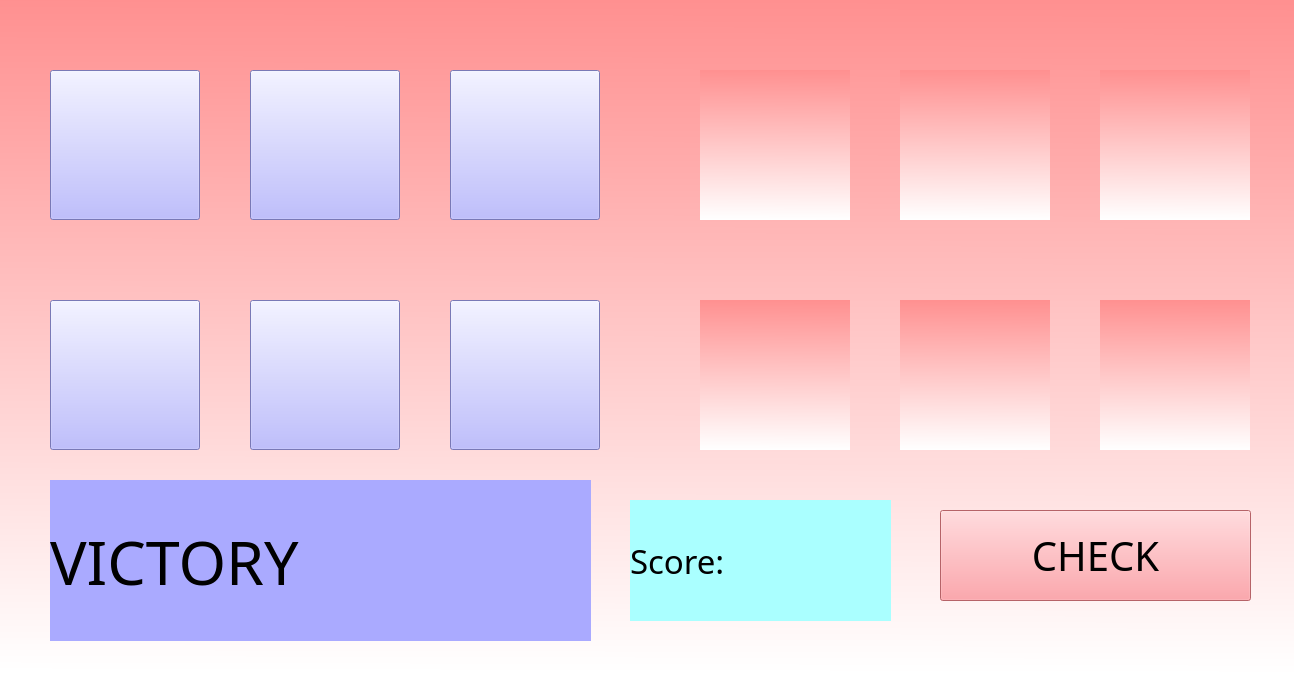
<?xml version="1.0" encoding="UTF-8"?>
<ui version="4.0">
 <class>PairGame</class>
 <widget class="QMainWindow" name="PairGame">
  <property name="geometry">
   <rect>
    <x>0</x>
    <y>0</y>
    <width>1294</width>
    <height>673</height>
   </rect>
  </property>
  <property name="cursor">
   <cursorShape>ArrowCursor</cursorShape>
  </property>
  <property name="contextMenuPolicy">
   <enum>Qt::NoContextMenu</enum>
  </property>
  <property name="windowTitle">
   <string>MainWindow</string>
  </property>
  <property name="styleSheet">
   <string notr="true">background:qlineargradient(spread:pad, x1:0.505, y1:0, x2:0.5, y2:1, stop:0 rgba(255, 144, 144, 255), stop:1 rgba(255, 255, 255, 255))</string>
  </property>
  <widget class="QWidget" name="centralwidget">
   <widget class="QPushButton" name="BTN1">
    <property name="geometry">
     <rect>
      <x>50</x>
      <y>70</y>
      <width>150</width>
      <height>150</height>
     </rect>
    </property>
    <property name="cursor">
     <cursorShape>PointingHandCursor</cursorShape>
    </property>
    <property name="contextMenuPolicy">
     <enum>Qt::NoContextMenu</enum>
    </property>
    <property name="styleSheet">
     <string notr="true">background:rgb(170, 170, 255)</string>
    </property>
    <property name="text">
     <string/>
    </property>
   </widget>
   <widget class="QPushButton" name="BTN2">
    <property name="geometry">
     <rect>
      <x>250</x>
      <y>70</y>
      <width>150</width>
      <height>150</height>
     </rect>
    </property>
    <property name="cursor">
     <cursorShape>PointingHandCursor</cursorShape>
    </property>
    <property name="styleSheet">
     <string notr="true">background:rgb(170, 170, 255)</string>
    </property>
    <property name="text">
     <string/>
    </property>
   </widget>
   <widget class="QPushButton" name="BTN4">
    <property name="geometry">
     <rect>
      <x>50</x>
      <y>300</y>
      <width>150</width>
      <height>150</height>
     </rect>
    </property>
    <property name="cursor">
     <cursorShape>PointingHandCursor</cursorShape>
    </property>
    <property name="styleSheet">
     <string notr="true">background:rgb(170, 170, 255)</string>
    </property>
    <property name="text">
     <string/>
    </property>
   </widget>
   <widget class="QPushButton" name="BTN5">
    <property name="geometry">
     <rect>
      <x>250</x>
      <y>300</y>
      <width>150</width>
      <height>150</height>
     </rect>
    </property>
    <property name="cursor">
     <cursorShape>PointingHandCursor</cursorShape>
    </property>
    <property name="styleSheet">
     <string notr="true">background:rgb(170, 170, 255)</string>
    </property>
    <property name="text">
     <string/>
    </property>
   </widget>
   <widget class="QPushButton" name="BTN3">
    <property name="geometry">
     <rect>
      <x>450</x>
      <y>70</y>
      <width>150</width>
      <height>150</height>
     </rect>
    </property>
    <property name="cursor">
     <cursorShape>PointingHandCursor</cursorShape>
    </property>
    <property name="styleSheet">
     <string notr="true">background:rgb(170, 170, 255)</string>
    </property>
    <property name="text">
     <string/>
    </property>
   </widget>
   <widget class="QPushButton" name="BTN6">
    <property name="geometry">
     <rect>
      <x>450</x>
      <y>300</y>
      <width>150</width>
      <height>150</height>
     </rect>
    </property>
    <property name="cursor">
     <cursorShape>PointingHandCursor</cursorShape>
    </property>
    <property name="styleSheet">
     <string notr="true">background:rgb(170, 170, 255)</string>
    </property>
    <property name="text">
     <string/>
    </property>
   </widget>
   <widget class="QPushButton" name="start_again">
    <property name="geometry">
     <rect>
      <x>940</x>
      <y>510</y>
      <width>311</width>
      <height>91</height>
     </rect>
    </property>
    <property name="font">
     <font>
      <family>Wide Latin</family>
      <pointsize>30</pointsize>
      <weight>50</weight>
      <italic>false</italic>
      <bold>false</bold>
     </font>
    </property>
    <property name="cursor">
     <cursorShape>PointingHandCursor</cursorShape>
    </property>
    <property name="styleSheet">
     <string notr="true">font: 30pt &quot;Wide Latin&quot;;
background:rgb(255, 139, 145)</string>
    </property>
    <property name="text">
     <string>CHECK</string>
    </property>
   </widget>
   <widget class="QLabel" name="cat1_1">
    <property name="geometry">
     <rect>
      <x>700</x>
      <y>70</y>
      <width>150</width>
      <height>150</height>
     </rect>
    </property>
    <property name="text">
     <string/>
    </property>
    <property name="pixmap">
     <pixmap>cat1.jpg</pixmap>
    </property>
    <property name="scaledContents">
     <bool>true</bool>
    </property>
   </widget>
   <widget class="QLabel" name="cat3_5">
    <property name="geometry">
     <rect>
      <x>900</x>
      <y>300</y>
      <width>150</width>
      <height>150</height>
     </rect>
    </property>
    <property name="text">
     <string/>
    </property>
    <property name="pixmap">
     <pixmap>cat3.jpg</pixmap>
    </property>
    <property name="scaledContents">
     <bool>true</bool>
    </property>
   </widget>
   <widget class="QLabel" name="cat2_4">
    <property name="geometry">
     <rect>
      <x>700</x>
      <y>300</y>
      <width>150</width>
      <height>150</height>
     </rect>
    </property>
    <property name="text">
     <string/>
    </property>
    <property name="pixmap">
     <pixmap>cat2.jpg</pixmap>
    </property>
    <property name="scaledContents">
     <bool>true</bool>
    </property>
   </widget>
   <widget class="QLabel" name="cat1_6">
    <property name="geometry">
     <rect>
      <x>1100</x>
      <y>300</y>
      <width>150</width>
      <height>150</height>
     </rect>
    </property>
    <property name="text">
     <string/>
    </property>
    <property name="pixmap">
     <pixmap>cat1.jpg</pixmap>
    </property>
    <property name="scaledContents">
     <bool>true</bool>
    </property>
   </widget>
   <widget class="QLabel" name="cat2_2">
    <property name="geometry">
     <rect>
      <x>900</x>
      <y>70</y>
      <width>150</width>
      <height>150</height>
     </rect>
    </property>
    <property name="text">
     <string/>
    </property>
    <property name="pixmap">
     <pixmap>cat2.jpg</pixmap>
    </property>
    <property name="scaledContents">
     <bool>true</bool>
    </property>
   </widget>
   <widget class="QLabel" name="cat3_3">
    <property name="geometry">
     <rect>
      <x>1100</x>
      <y>70</y>
      <width>150</width>
      <height>150</height>
     </rect>
    </property>
    <property name="text">
     <string/>
    </property>
    <property name="pixmap">
     <pixmap>cat3.jpg</pixmap>
    </property>
    <property name="scaledContents">
     <bool>true</bool>
    </property>
   </widget>
   <widget class="QLabel" name="victory">
    <property name="geometry">
     <rect>
      <x>50</x>
      <y>480</y>
      <width>541</width>
      <height>161</height>
     </rect>
    </property>
    <property name="font">
     <font>
      <family>Wide Latin</family>
      <pointsize>46</pointsize>
     </font>
    </property>
    <property name="styleSheet">
     <string notr="true">background-color: rgb(170, 170, 255);</string>
    </property>
    <property name="text">
     <string>VICTORY</string>
    </property>
   </widget>
   <widget class="QLabel" name="sscoore">
    <property name="geometry">
     <rect>
      <x>630</x>
      <y>500</y>
      <width>261</width>
      <height>121</height>
     </rect>
    </property>
    <property name="font">
     <font>
      <family>Wide Latin</family>
      <pointsize>25</pointsize>
     </font>
    </property>
    <property name="styleSheet">
     <string notr="true">background-color: rgb(170, 255, 255);</string>
    </property>
    <property name="text">
     <string>Score: </string>
    </property>
   </widget>
  </widget>
 </widget>
 <resources/>
 <connections/>
</ui>
